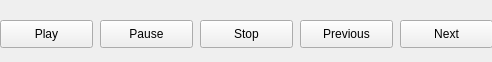
<?xml version="1.0" encoding="UTF-8"?>
<ui version="4.0">
 <class>AudioControllerWidget</class>
 <widget class="QWidget" name="AudioControllerWidget">
  <property name="geometry">
   <rect>
    <x>0</x>
    <y>0</y>
    <width>492</width>
    <height>62</height>
   </rect>
  </property>
  <property name="windowTitle">
   <string>Form</string>
  </property>
  <widget class="QPushButton" name="PlayButton">
   <property name="geometry">
    <rect>
     <x>0</x>
     <y>20</y>
     <width>93</width>
     <height>28</height>
    </rect>
   </property>
   <property name="text">
    <string>Play</string>
   </property>
  </widget>
  <widget class="QPushButton" name="PauseButton">
   <property name="geometry">
    <rect>
     <x>100</x>
     <y>20</y>
     <width>93</width>
     <height>28</height>
    </rect>
   </property>
   <property name="text">
    <string>Pause</string>
   </property>
  </widget>
  <widget class="QPushButton" name="StopButton">
   <property name="geometry">
    <rect>
     <x>200</x>
     <y>20</y>
     <width>93</width>
     <height>28</height>
    </rect>
   </property>
   <property name="text">
    <string>Stop</string>
   </property>
  </widget>
  <widget class="QPushButton" name="PreviousButton">
   <property name="geometry">
    <rect>
     <x>300</x>
     <y>20</y>
     <width>93</width>
     <height>28</height>
    </rect>
   </property>
   <property name="text">
    <string>Previous</string>
   </property>
  </widget>
  <widget class="QPushButton" name="NextButton">
   <property name="geometry">
    <rect>
     <x>400</x>
     <y>20</y>
     <width>93</width>
     <height>28</height>
    </rect>
   </property>
   <property name="text">
    <string>Next</string>
   </property>
  </widget>
  <action name="actionPlay">
   <property name="text">
    <string>Play</string>
   </property>
  </action>
  <action name="actionPause">
   <property name="text">
    <string>Pause</string>
   </property>
  </action>
  <action name="actionStop">
   <property name="text">
    <string>Stop</string>
   </property>
  </action>
 </widget>
 <resources/>
 <connections/>
</ui>
